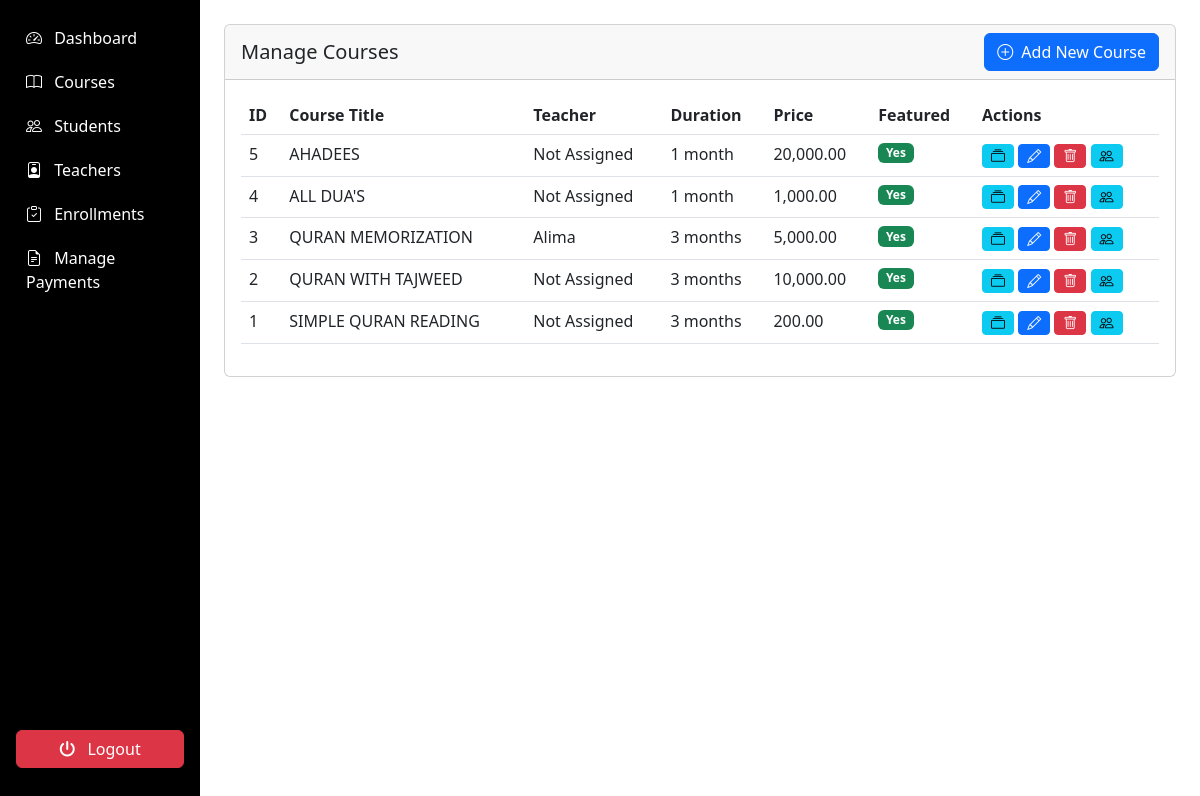
Screenshot of /admin/courses/manage_courses.php (signed in) with the database file from the repository.
### tables this page shows
CREATE TABLE `courses` (
  `course_id` int(11) NOT NULL,
  `title` varchar(100) NOT NULL,
  `description` text DEFAULT NULL,
  `image_url` varchar(255) DEFAULT NULL,
  `teacher_id` int(11) DEFAULT NULL,
  `duration` varchar(50) DEFAULT NULL,
  `price` decimal(10,2) DEFAULT NULL,
  `is_featured` tinyint(1) DEFAULT 0,
  `created_at` timestamp NOT NULL DEFAULT current_timestamp(),
  `updated_at` timestamp NOT NULL DEFAULT current_timestamp() ON UPDATE current_timestamp(),
  `is_deleted` tinyint(1) DEFAULT 0,
  `status` enum('draft','ready','started','completed') DEFAULT 'draft'
);

CREATE TABLE `teachers` (
  `teacher_id` int(11) NOT NULL,
  `user_id` int(11) NOT NULL,
  `full_name` varchar(100) NOT NULL,
  `specialization` varchar(100) DEFAULT NULL,
  `bio` text DEFAULT NULL,
  `qualifications` text DEFAULT NULL,
  `contact_number` varchar(20) DEFAULT NULL,
  `profile_image` varchar(255) DEFAULT NULL
);

### admin/courses/manage_courses.php (the view, shortened to what this page needs)
<?php
require_once '../../includes/auth.php';
$courses = $db->query("SELECT c.*, t.full_name AS teacher_name
                      FROM courses c
                      LEFT JOIN teachers t ON c.teacher_id = t.teacher_id
                      ORDER BY c.created_at DESC")->fetchAll();
?>
    <div class="container-fluid">
  <div class="row">
    <nav class="col-md-2 d-none d-md-block p-0 bg-dark sidebar" id="sidebar">
      <?php include '../includes/sidebar.php'; ?>
    </nav>
        <main class="col-md-10 ms-sm-auto p-4">
                <div class="card w-100">
                    <div class="card-header d-flex justify-content-between align-items-center">
                        <h5 class="mb-0">Manage Courses</h5>
                        <a href="add_course.php" class="btn btn-primary">
                            <i class="bi bi-plus-circle me-1"></i> Add New Course
                        </a>
                    </div>
                    <div class="card-body">
                        <div class="table-responsive">
                            <table class="table table-hover">
                                <thead>
                                    <tr>
                                        <th>ID</th>
                                        <th>Course Title</th>
                                        <th>Teacher</th>
                                        <th>Duration</th>
                                        <th>Price</th>
                                        <th>Featured</th>
                                        <th>Actions</th>
                                    </tr>
                                </thead>
                                <tbody>
                                    <?php foreach ($courses as $course): ?>
                                    <tr>
                                        <td><?= $course['course_id'] ?></td>
                                        <td><?= htmlspecialchars($course['title']) ?></td>
                                        <td><?= $course['teacher_name'] ?? 'Not Assigned' ?></td>
                                        <td><?= $course['duration'] ?></td>
                                        <td><?= number_format($course['price'], 2) ?></td>
                                        <td>
                                            <?php if ($course['is_featured']): ?>
                                                <span class="badge bg-success">Yes</span>
                                            <?php else: ?>
                                                <span class="badge bg-secondary">No</span>
                                            <?php endif; ?>
                                        </td>
                                        <td>
    <a href="manage_content.php?course_id=<?= $course['course_id'] ?>" class="btn btn-sm btn-info">
        <i class="bi bi-collection"></i>
    </a>
                                            <a href="edit_course.php?id=<?= $course['course_id'] ?>" class="btn btn-sm btn-primary">
                                                <i class="bi bi-pencil"></i>
                                            </a>
                                            <a href="?delete=<?= $course['course_id'] ?>" class="btn btn-sm btn-danger" onclick="return confirm('Are you sure you want to delete this course?')">
                                                <i class="bi bi-trash"></i>
                                            </a>
                                            <a href="../enrollments/manage_enrollments.php?course=<?= $course['course_id'] ?>" class="btn btn-sm btn-info">
                                                <i class="bi bi-people"></i>
                                            </a>
                                        </td>
                                    </tr>
                                    <?php endforeach; ?>
                                </tbody>
                            </table>
                        </div>
                    </div>
                </div>
            </div>
        </div>

### admin/includes/sidebar.php (style rules this page uses)
.sidebar { background-color: black; }

### rows the page displays
courses: course_id "5", title "AHADEES", teacher_name "Not Assigned", duration "1 month", price "20,000.00", is_featured "Yes"
courses: course_id "4", title "ALL DUA'S", teacher_name "Not Assigned", duration "1 month", price "1,000.00", is_featured "Yes"
courses: course_id "3", title "QURAN MEMORIZATION", teacher.full_name "Alima", duration "3 months", price "5,000.00", is_featured "Yes"
courses: course_id "2", title "QURAN WITH TAJWEED", teacher_name "Not Assigned", duration "3 months", price "10,000.00", is_featured "Yes"
courses: course_id "1", title "SIMPLE QURAN READING", teacher_name "Not Assigned", duration "3 months", price "200.00", is_featured "Yes"
